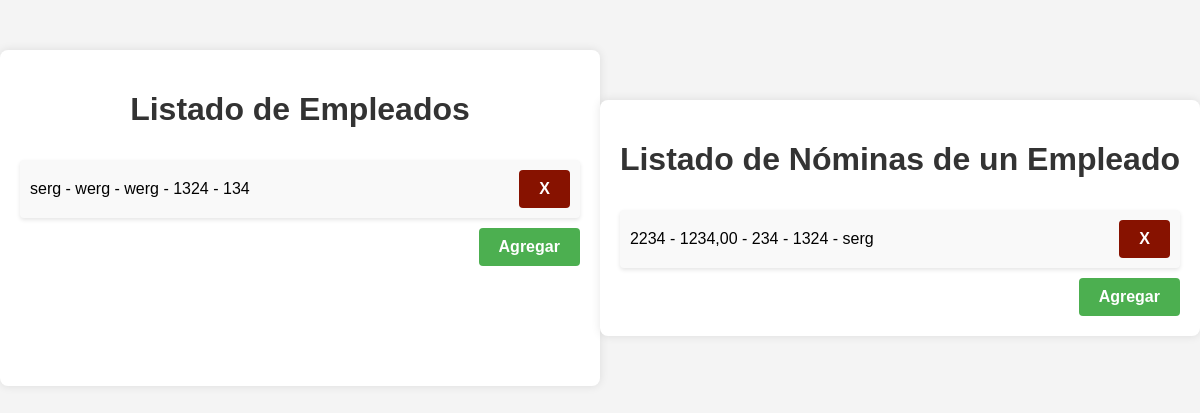
The app's page /rrhh/, older data.
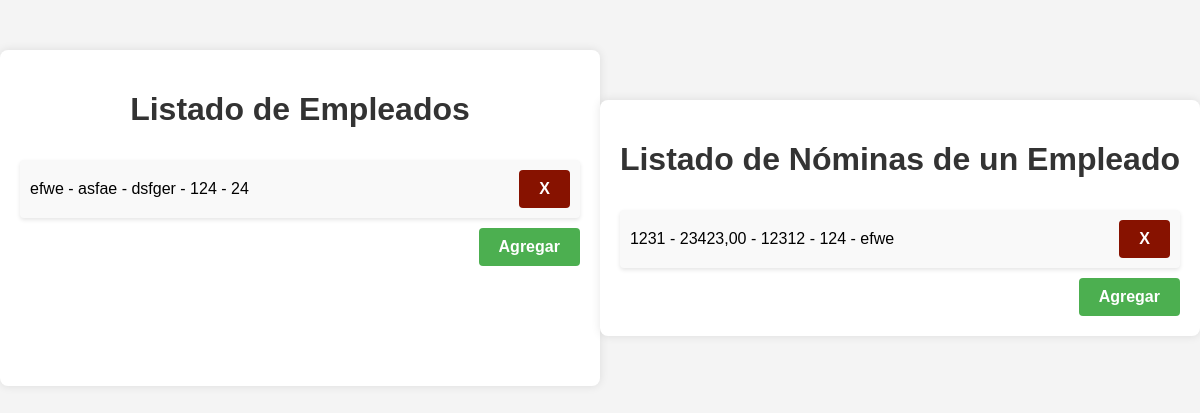
The same page, newer data.
### app/models.py (models this page shows, shortened)
class Empleado(models.Model):
    DNIE = models.CharField(max_length=9, primary_key=True, validators=[RegexValidator(r'[0-9]{8}[a-zA-Z]$', message='Formato de DNI no válido')])
    NombreE = models.CharField(max_length=20, null=False)
    Apellido1E = models.CharField(max_length=20, null=False)
    Apellido2E = models.CharField(max_length=20, null=False)
    TelefonoE = models.PositiveIntegerField(null=False, unique=True, validators=[MinLengthValidator(limit_value=9)])

class Nomina_tiene(models.Model):
    Nomina = models.BigIntegerField(primary_key=True)
    Bruto = models.DecimalField(max_digits=12, decimal_places=2, null=False, validators=[MinValueValidator(limit_value=0.01, message='El campo debe ser un número mayor que 0')])
    Impuesto = models.IntegerField(null=False, validators=[MinValueValidator(0)])
    DNIE = models.OneToOneField(Empleado, on_delete=models.CASCADE)

### Dep_RRHH/views.py (the view)
# urls.py: path('', ListaRRHH.as_view(), name= 'ListaRRHH'),
class ListaRRHH(ListView):
    template_name = 'rrhh/lista_rrhh.html'
    context_object_name = 'rrhh'
    def get_queryset(self):
        empleados = Empleado.objects.order_by('DNIE')
        nominas = Nomina_tiene.objects.order_by('Nomina')
        return {'empleados': empleados, 'nominas': nominas}

### templates/rrhh/lista_rrhh.html (shortened to what this page needs)
{% load static %}
<!DOCTYPE html>
<html lang="es">
<head>
    <link rel="stylesheet" href="https://cdnjs.cloudflare.com/ajax/libs/font-awesome/5.15.1/css/all.min.css" />
</head>
<body>
    <div class="container">
        <div class="box">
            <h1>Listado de Empleados</h1>
            <ul>
                {% for empleado in rrhh.empleados %}
                    <li>
                        <div>{{ empleado.NombreE }} - {{ empleado.Apellido1E }} - {{ empleado.Apellido2E }} - {{ empleado.DNIE }} - {{ empleado.TelefonoE }}</div>
                        <div class="button-container">
                            <a class="button delete-button" onclick="confirmDelete('{{ empleado.DNIE }}', '/rrhh/eliminar_empleado/')">X</a>
                        </div>
                    </li>
                {% endfor %}
            </ul>
            <div class="button-container">
                <a href="agregar_empleado" class="button">Agregar</a>
            </div>
        </div>
    <div class="container">
        <div class="box">
            <h1>Listado de Nóminas de un Empleado</h1>
            <ul>
                {% for nomina in rrhh.nominas %}
                    <li>
                        <div>{{ nomina.Nomina }} - {{ nomina.Bruto }} - {{ nomina.Impuesto }} - {{ nomina.DNIE.DNIE }} - {{ nomina.DNIE.NombreE }}</div>
                        <div class="button-container">
                            <a class="button delete-button" onclick="confirmDelete('{{ nomina.Nomina }}', '/rrhh/eliminar_nomina/')">X</a>
                        </div>
                    </li>
                {% endfor %}
            </ul>
            <div class="button-container">
                <a href="agregar_nomina" class="button">Agregar</a>
            </div>
        </div>
</body>
</html>

Row changes from the older to the newer data that the page shows:
removed Empleado: NombreE "serg", Apellido1E "werg", Apellido2E "werg", DNIE "1324", TelefonoE "134"
removed Nomina_tiene: Nomina "2234", Bruto "1234,00", Impuesto "234", DNIE.DNIE "1324", DNIE.NombreE "serg"
added Empleado: NombreE "efwe", Apellido1E "asfae", Apellido2E "dsfger", DNIE "124", TelefonoE "24"
added Nomina_tiene: Nomina "1231", Bruto "23423,00", Impuesto "12312", DNIE.DNIE "124", DNIE.NombreE "efwe"
